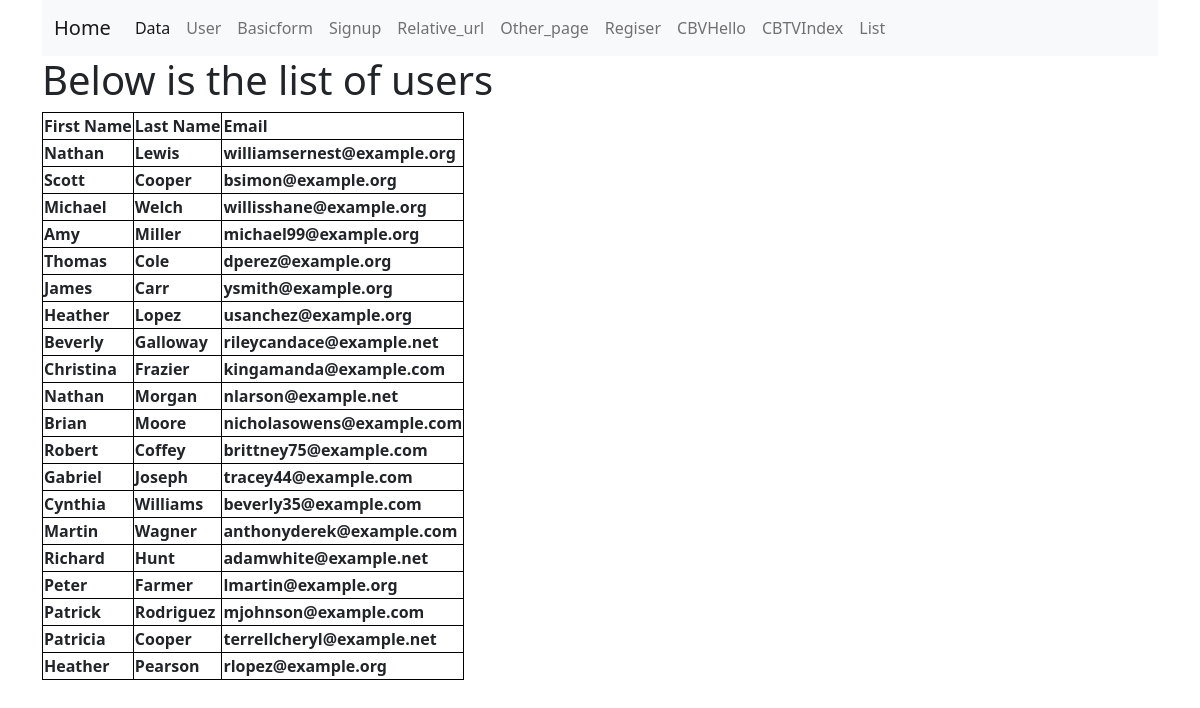
/first_app/user/, run on an earlier commit of the app's database.
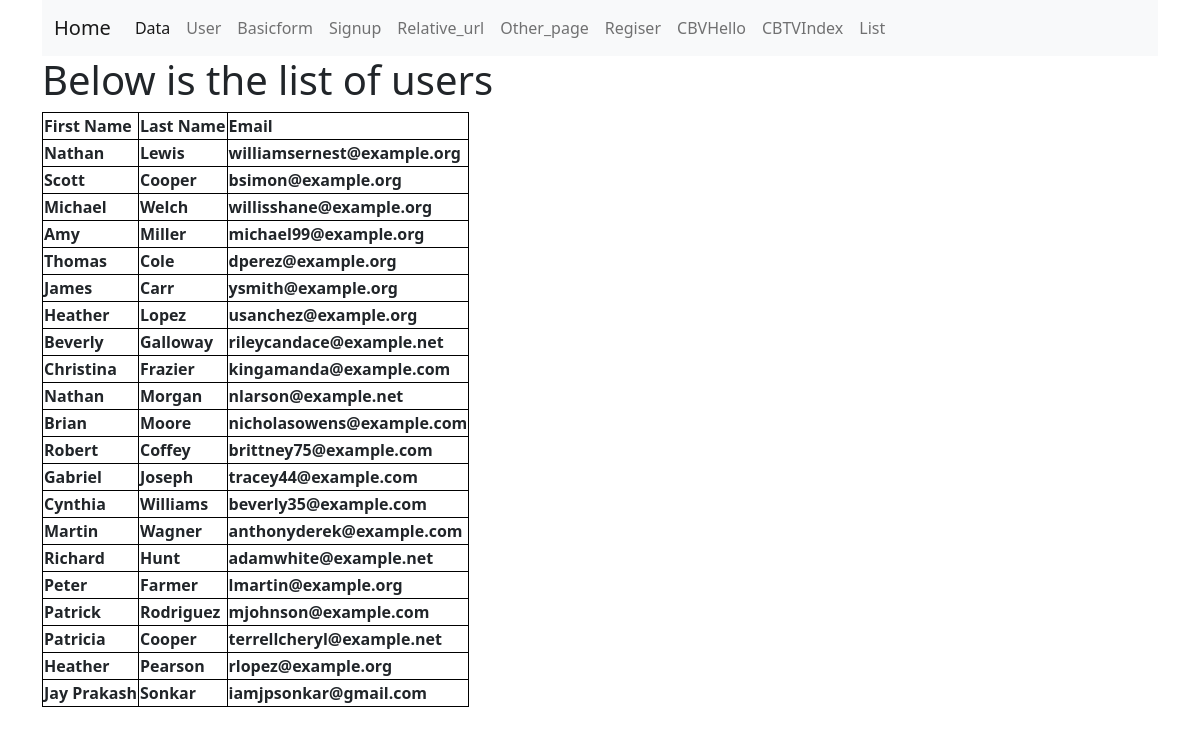
And on a later commit of the database.
### first_app/models.py (models this page shows, shortened)
class User(models.Model):
    fname=models.CharField(max_length=50)
    lname=models.CharField(max_length=50)
    email=models.CharField(max_length=50)

### first_app/views.py (the view)
# urls.py: path('user/',views.user_index,name="user"),
def user_index(request=None):
    user_list=User.objects.values()
    user_dict={
        'user_data':user_list
    }
    return render(request,'first_app/user_index.html',context=user_dict)

### templates/first_app/user_index.html
<!DOCTYPE html>
{% extends 'first_app/base_template.html' %}
    {% block body_block %}
        <h1>Below is the list of users</h1>
        <table class="bd1">
            <tr class="bd1">
                <th class="bd1">First Name</th>
                <th class="bd1">Last Name</th>
                <th class="bd1">Email</th>
            </tr>
            {% for usr in user_data %}
                <tr class="bd1">
                    <th class="bd1">{{usr.fname}}</th>
                    <th class="bd1">{{usr.lname}}</th>
                    <th class="bd1">{{usr.email}}</th>
                </tr>
            {% endfor %}
        </table>
     {% endblock %}

What changed in the data, as far as the page shows it:
added User: fname "Jay Prakash", lname "Sonkar", email "iamjpsonkar@gmail.com"
